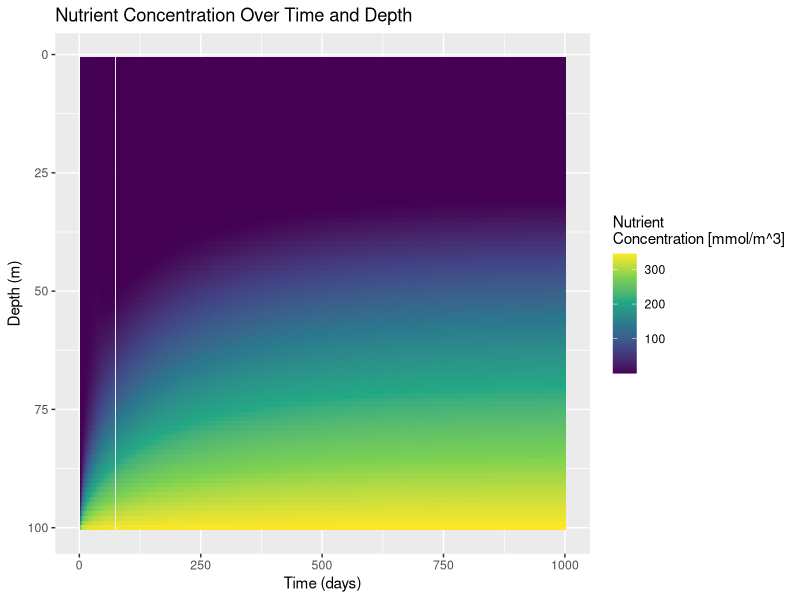
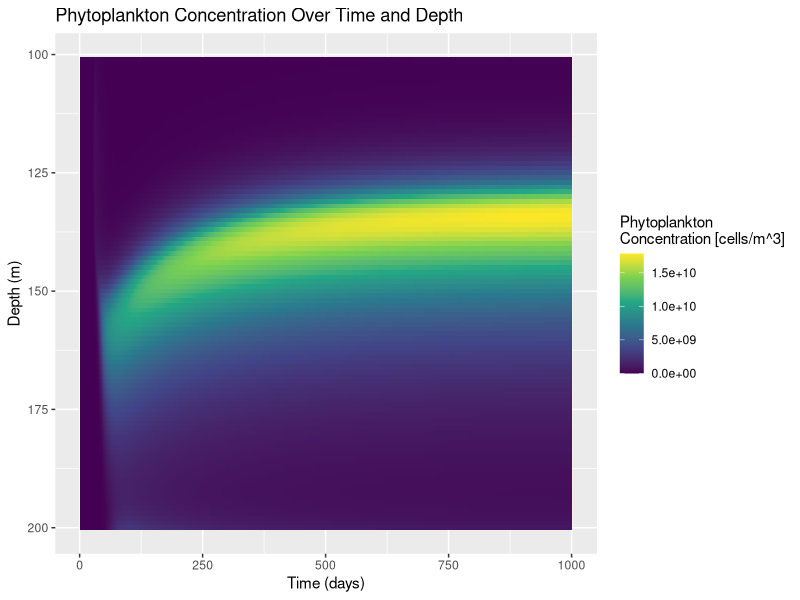
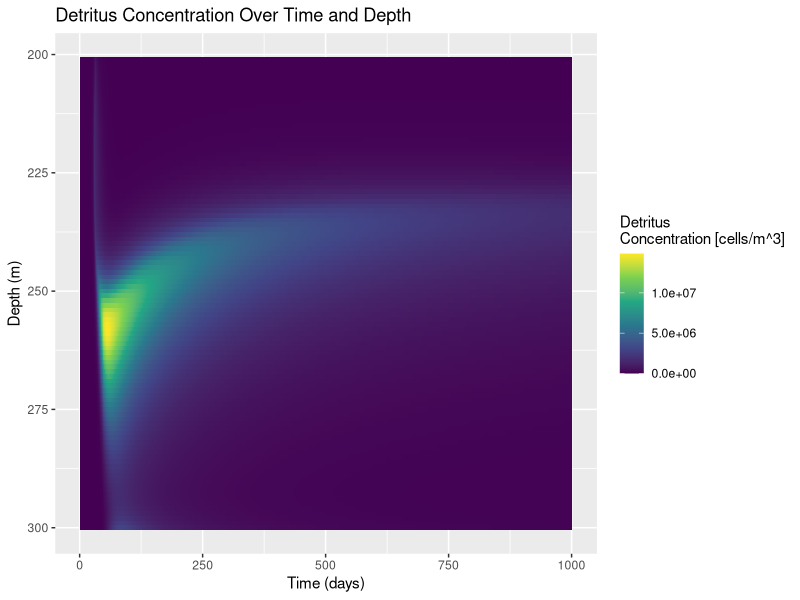
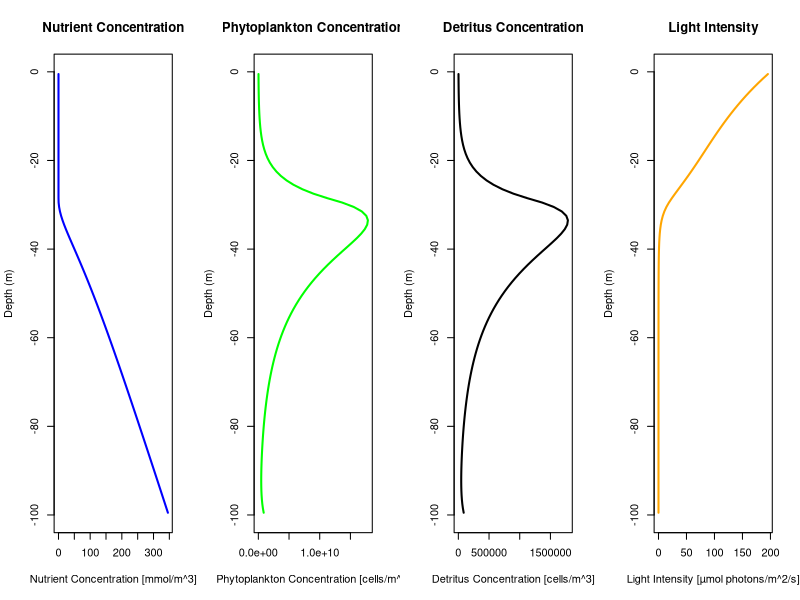

Recreate these plots in R, in order.
library(deSolve)
library(ggplot2)
library(reshape2)

# Define the light function
light <- function(P ,D , Z, I0, kw, kp, dZ) {
  L <- cumsum(kp * (P+D) * dZ)  # Cumulative light attenuation due to phytoplankton
  I <- I0 * exp(-kw * Z - L)  # Light intensity at depth Z (micromol photons/m^2)
  return(I)
}

# Define the derivatives function
derivatives <- function(t, Y, parms) {
  # Split Y into N and P
  N <- Y[1:length(Z)]
  P <- Y[(length(Z) + 1):(2 * length(Z))]
  D <- Y[2*(length(Z))+1:(3 * length(Z))]
  
  # Calculate light intensity
  I <- light(P, D, Z, I0, kw, kp, dZ)
  
  # Define flux vectors
  JaP <- rep(0, length(Z) + 1)
  JdP <- rep(0, length(Z) + 1)
  
  JaN <- rep(0, length(Z) + 1)
  JdN <- rep(0, length(Z) + 1)
  
  JaD <- rep(0, length(Z) + 1)
  JdD <- rep(0, length(Z) + 1)
  
  # Define fluxes
  for (i in 2:length(Z)) {
    JaP[i] <- u * P[i - 1]
    JdP[i] <- -d * (P[i] - P[i - 1]) / dZ
    JaN[i] <- 0 * N[i - 1]
    JdN[i] <- -d * (N[i] - N[i - 1]) / dZ
    JaD[i] <- u * D[i - 1]
    JdD[i] <- -d * (D[i] - D[i - 1]) / dZ 
  }
  
  # Boundary conditions
  JaP[1] <- 0
  JdP[1] <- 0
  JaP[length(Z) + 1] <- 0
  JdP[length(Z) + 1] <- 0
  
  JaN[1] <- 0
  JdN[1] <- 0
  JaN[length(Z) + 1] <- 0
  JdN[length(Z) + 1] <- -d * (Nb - N[length(Z)]) / dZ
  
  JaD[1] <- 0
  JdD[1] <- 0
  JaD[length(Z) + 1] <- u * D[length(Z)] 
  JdD[length(Z) + 1] <- 0
  
  JP <- JaP + JdP
  JN <- JaN + JdN
  JD <- JaD + JdD
  
  dPdt <- rep(0, length(Z))
  dNdt <- rep(0, length(Z))
  dDdt <- rep(0, length(Z))
  
  for (i in 1:length(Z)) {
    growth_rate <- gmax * min(I[i] / (Hl + I[i]), N[i] / (Hn + N[i]))
    dNdt[i] <- (-(JN[i + 1] - JN[i]) / dZ) - a * growth_rate * P[i] + e * a * t * D[i]
    dPdt[i] <- (-(JP[i + 1] - JP[i]) / dZ) + (-m + growth_rate) * P[i]
    dDdt[i] <- (-(JD[i + 1] - JD[i]) / dZ) + m * P[i] - t * D[i]
  }
  
  # Return derivatives as a concatenated vector
  return(list(c(dNdt, dPdt, dDdt)))
}

#define parameters
u <- 1              # Advection velocity (1/day)
d <- 5              # Diffusion coefficient (m^2/day)
kw <- 0.045         # Light attenuation due to water (m^-1)
kp <- 15e-12         # Light attenuation due to phytoplankton (m^2/cell)
kp_w <- 0           # Light attenuation without phytoplankton (m^2/cell)
Hl <- 20            # Half-saturation constant for light (micromol photons/m^2)
Hn <- 0.1           # Half-saturation constant for nutrients (mmol nutrient/m^3)
gmax <- 1           # Maximum growth rate (1/day)
m <- 0.1            # Mortality rate (1/day)
I0 <- 200           # Surface light intensity (micromol photons/m^2 s)
a <- 1e-9           # Phytoplankton nutrient content (mmol nutrient/cell) 
e <- 0.5            # Nutrient recycling coefficient (#)
Nb <- 350           # Bottom nutrient concentration (mmol nutrient/m^3)
t <- 0.1            # remineralization rate (1/day)

dZ <- 1             # Spatial step size (m)
depth <- 100        # Total depth of the water column (m)

#define grid
Z <- seq(0.5 * dZ, depth - 0.5 * dZ, by = dZ)

#initial conditions
N <- rep(0.5, length(Z))  # Initialize nutrient concentration to zero
P <- rep(0, length(Z))  # Initialize phytoplankton concentration to zero
D <- rep(0, length(Z))  # Initialize detritus concentration to zero
P[10:15] <- 10          # Set initial phytoplankton concentration at specific points
Y <- c(N, P, D)           # Concatenate N and P into a single vector

# Define the time steps
times <- seq(0, 1000, 1)  # Smaller time step for stability

# Solve the ODE
out1 <- ode(y = Y, times = times, func = derivatives, parms = NULL)






              ###Plotting###

# Extract the results from the ODE solution
N_results <- out1[, 2:(length(Z) + 1)]                  # Nutrient concentrations
P_results <- out1[, (length(Z) + 2):(2*length(Z) + 1)]  # Phytoplankton cells
D_results <- out1[, (2*length(Z) + 2):(3*length(Z) + 1)]# Detritus cells

# Create a data frame for plotting
time <- out1[, 1]  # Time steps
depth <- Z         # Depth steps
dataN <- melt(N_results, varnames = c("Time", "Depth"), value.name = "Concentration")
dataP <- melt(P_results, varnames = c("Time", "Depth"), value.name = "Cells")
dataD <- melt(D_results, varnames = c("Time", "Depth"), value.name = "Cells")

# Plot N
ggplot(dataN, aes(x = Time, y = Depth, fill = Concentration)) +
  geom_tile() +  # Create heatmap
  scale_fill_viridis_c(name = "Nutrient\nConcentration [mmol/m^3]") +  # Use viridis color scale
  scale_y_reverse() +  # Reverse y-axis to show depth increasing downward
  labs(x = "Time (days)", y = "Depth (m)", title = "Nutrient Concentration Over Time and Depth") 

# Plot P
ggplot(dataP, aes(x = Time, y = Depth, fill = Cells)) +
  geom_tile() +  # Create heatmap
  scale_fill_viridis_c(name = "Phytoplankton\nConcentration [cells/m^3]") +  # Use viridis color scale
  scale_y_reverse() +  # Reverse y-axis to show depth increasing downward
  labs(x = "Time (days)", y = "Depth (m)", title = "Phytoplankton Concentration Over Time and Depth")

# Plot D
ggplot(dataD, aes(x = Time, y = Depth, fill = Cells)) +
  geom_tile() +  # Create heatmap
  scale_fill_viridis_c(name = "Detritus\nConcentration [cells/m^3]") +  # Use viridis color scale
  scale_y_reverse() +  # Reverse y-axis to show depth increasing downward
  labs(x = "Time (days)", y = "Depth (m)", title = "Detritus Concentration Over Time and Depth")




              ###Plotting last time step###

# Extract the last timestep values
last_time <- tail(time, 1)  # Last timestep
last_N <- N_results[nrow(N_results), ]  # Nutrient concentration at last timestep
last_P <- P_results[nrow(P_results), ]  # Phytoplankton concentration at last timestep
last_D <- D_results[nrow(D_results), ]  # Detritus concentration at last timestep

# Calculate light intensity at the last timestep
last_I <- light(last_P, last_D, Z, I0, kw, kp, dZ)

# Create a data frame for the last timestep
last_timestep_data <- data.frame(
  Depth = -Z,
  Nutrient = last_N,
  Phytoplankton = last_P,
  Detritus = last_D,
  Light = last_I
)

# Reshape the data for plotting
last_timestep_data_long <- melt(last_timestep_data, id.vars = "Depth", variable.name = "Variable", value.name = "Concentration")

# Set up a 1x3 layout for the plots
par(mfrow = c(1, 4))  # 1 row, 4 columns

# Plot 1: Nutrient Concentration
plot(last_timestep_data$Nutrient, last_timestep_data$Depth, 
     type = "l", col = "blue", lwd = 2,
     xlab = "Nutrient Concentration [mmol/m^3]", 
     ylab = "Depth (m)", 
     main = "Nutrient Concentration",
     ylim = c(-100, 0))  # Set y-axis limits

# Plot 2: Phytoplankton Concentration
plot(last_timestep_data$Phytoplankton, last_timestep_data$Depth, 
     type = "l", col = "green", lwd = 2,
     xlab = "Phytoplankton Concentration [cells/m^3]", 
     ylab = "Depth (m)", 
     main = "Phytoplankton Concentration",
     ylim = c(-100, 0))  # Set y-axis limits

# Plot 3: Detritus Intensity
plot(last_timestep_data$Detritus, last_timestep_data$Depth, 
     type = "l", col = "black", lwd = 2,
     xlab = "Detritus Concentration [cells/m^3]", 
     ylab = "Depth (m)", 
     main = "Detritus Concentration",
     ylim = c(-100, 0))  # Set y-axis limits

# Plot 4: Light Intensity
plot(last_timestep_data$Light, last_timestep_data$Depth, 
     type = "l", col = "orange", lwd = 2,
     xlab = "Light Intensity [µmol photons/m^2/s]", 
     ylab = "Depth (m)", 
     main = "Light Intensity",
     ylim = c(-100, 0))  # Set y-axis limits
# Reset the plotting layout to default
par(mfrow = c(1, 1))
